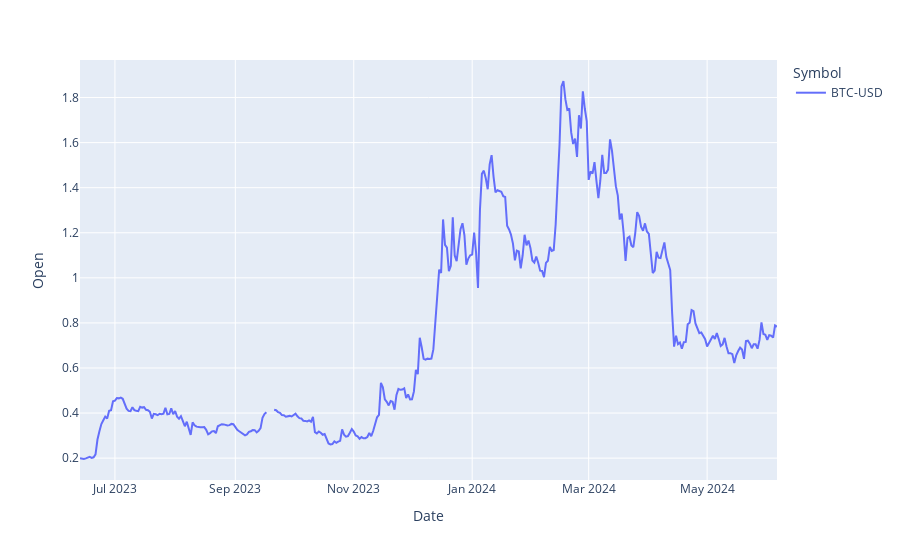

Write notebook code for a chart like this one.
### Code cell
graphic = px.line(
    df_BTC,
    x="Date",
    y="Open",
    color="Symbol"
)

### Figure 1 — Plotly figure (JSON) as saved in the notebook; plotly's stock layout.template omitted (floating-point values rounded to 4 significant figures; data arrays with more than 128 entries replaced by an {"elided": "..."} marker saying what was removed)
{"data": [{"hovertemplate": "Symbol=BTC-USD<br>Date=%{x}<br>Open=%{y}<extra></extra>", "legendgroup": "BTC-USD", "line": {"color": "#636efa", "dash": "solid"}, "marker": {"symbol": "circle"}, "mode": "lines", "name": "BTC-USD", "orientation": "v", "showlegend": true, "type": "scatter", "x": {"elided": "360 str values"}, "xaxis": "x", "y": {"elided": "360 float values"}, "yaxis": "y"}], "layout": {"legend": {"title": {"text": "Symbol"}, "tracegroupgap": 0}, "margin": {"t": 60}, "xaxis": {"anchor": "y", "domain": [0, 1], "title": {"text": "Date"}}, "yaxis": {"anchor": "x", "domain": [0, 1], "title": {"text": "Open"}}}}
